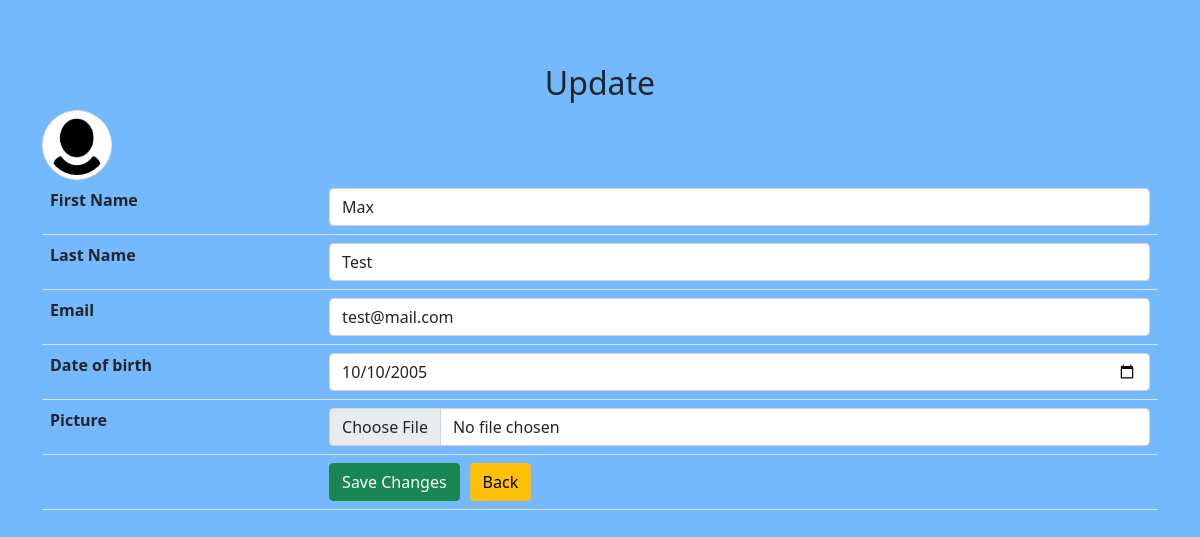
The page /update.php?id=4 (signed in) on the database its author committed.
### tables this page shows
CREATE TABLE `user` (
  `id` int(11) NOT NULL,
  `first_name` varchar(255) NOT NULL,
  `last_name` varchar(255) NOT NULL,
  `password` varchar(255) NOT NULL,
  `date_of_birth` date NOT NULL,
  `email` varchar(255) NOT NULL,
  `picture` varchar(255) DEFAULT NULL,
  `status` varchar(5) NOT NULL DEFAULT 'user'
);

### update.php (the view, shortened to what this page needs)
<?php
require_once 'components/db_connect.php';
$backBtn = '';
if (isset($_SESSION["user"])){
    $backBtn = "home.php";
}
if (isset($_GET[ 'id'])) {
    $id = $_GET['id'];
    $sql = "SELECT * FROM user WHERE id = {$id}";
    $result = $connect->query($sql);
    if ($result->num_rows == 1) {
        $data = $result->fetch_assoc();
        $f_name = $data['first_name'];
        $l_name = $data['last_name'];
        $email = $data['email'];
        $date_birth = $data['date_of_birth'];
    }
}
?>
<!DOCTYPE html>
<html lang="en">
<head>
    <?php require_once 'components/boot.php'?>
</head>
<body>
    <div class="container">
        <h2>Update</h2>
        <img class='img-thumbnail rounded-circle' src='pictures/<?php echo $data['picture'] ?>' alt="<?php echo $f_name ?>">
        <form method="post" enctype="multipart/form-data">
            <table class="table">
                <tr>
                    <th>First Name</th>
                    <td><input class="form-control" type="text" name="first_name" placeholder="First Name" value="<?php echo $f_name ?>"/></td>
                </tr>
                <tr>
                    <th>Last Name</th>
                    <td><input class="form-control" type="text" name="last_name" placeholder="Last Name" value="<?php echo $l_name ?>"/></td>
                </tr>
                <tr>
                    <th>Email</th>
                    <td><input class="form-control" type="email" name="email" placeholder="Email" value="<?php echo $email ?>"/></td>
                </tr>
                <tr>
                    <th>Date of birth</th>
                    <td><input class="form-control" type="date" name="date_of_birth" placeholder="Date of birth" value="<?php echo $date_birth ?>"/></td>
                </tr>
                <tr>
                    <th>Picture</th>
                    <td><input class="form-control" type="file" name="picture"/></td>
                </tr>
                <tr>
                    <td></td>
                    <td><button id="saveBtn" name="submit" class="btn btn-success" type="submit">Save Changes</button><a href="<?php echo $backBtn?>"><button class="btn btn-warning" type ="button">Back</button></a></td>
                </tr>
            </table>
        </form>
    </div>
</body>
</html>

### update.php (style rules this page uses)
body { background-color: rgb(116, 185, 253); }
.img-thumbnail { width: 70px !important; height: 70px !important; }
#saveBtn { margin-right: 10px; }
h2 { text-align: center; margin-top: 2em; }

### rows shown on the page
user: picture (placeholder picture), first_name "Max", last_name "Test", email "test@mail.com", date_of_birth "10/10/2005"
